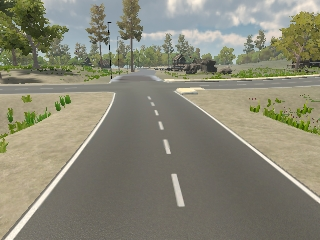
#> input picture lane.png, 320 x 240 px
$ python HoughLineTransform.py
#> lines starting #> are read from the running program, lines starting #| are printed output that depends on the picture; after the words box and inside, x2 and y2 are one past the last pixel; in counts of white or black regions, pixels touching at a corner belong together; long printed decimals are rounded
#> further down, img is the input picture: shape (240, 320, 3); mean B, G, R 117.5, 135.2, 136.6
import cv2 as cv
import numpy as np
import math
def hough_line_transform_demo():
    """
    https://aicurious.io/blog/2019-10-24-hough-transform-phat-hien-duong-thang
    https://docs.opencv.org/4.x/da/d22/tutorial_py_canny.html
    :return:
    """
    img = cv.imread("lane.png")
    img_clone = np.copy(img)
    cv.imshow("src",img)
    img_gray = cv.cvtColor(img,cv.COLOR_BGR2GRAY)
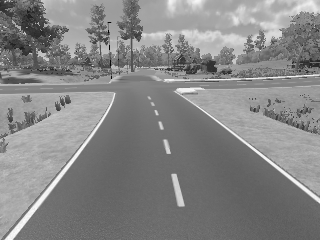
#> img_gray: shape (240, 320); min 4, max 252, mean 133.6
    #Bo loc canh Canny,
    #minVal: Quyet dinh khong phai la canh
    #MaxVal: Quyet dinh la canh
    #Giua min va max, dung ket noi canh de kiem tra
    edges = cv.Canny(img_gray,100,200)
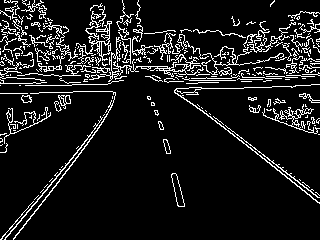
#> edges: shape (240, 320); 10.1% white in thin lines or dots
    cv.imshow("Canh",edges)
    cv.waitKey(0)
    lines = cv.HoughLines(edges,1,np.pi/180,110,None,0,0)
#> lines = 21 rows, first 8: [-37, 2.23], [-40, 2.23], [87, 1.54], [-43, 2.25], [-35, 2.22], [155, 0.646], [157, 0.663], [157, 0.698]

    #1: do phan giai cua p theo pixel
    #np.pi/180: Do phan giai cua theta theo do( 1 do)
    #150: Nguong dem de chap nhan cac diem thuoc canh
    #0,0: su dung hough nguyen ban, khong thay doi

    for i in range(0,len(lines)):
        #rho = x*cos(theta)+y*sin(theta)
        #rho = a*x + b*y
        #a*(x0-1000b)+b*(y0+1000*a)=rho
        print(lines[i])
        rho = lines[i][0][0]
        theta = lines[i][0][1]
        a = math.cos(theta)
        b = math.sin(theta)
        x0 = a*rho
        y0 = b*rho
        pt1 = (int(x0-1000*b),int(y0+1000*a))
        pt2 = (int(x0+1000*b),int(y0-1000*a))
        cv.line(img_clone,pt1,pt2,(0,0,255),1,cv.LINE_AA)
#> this loop made 21 passes
#> (rho, theta, a, b, x0, y0, pt1, pt2) on passes 1 to 10: (-37, 2.23, -0.616, 0.788, 22.78, -29.16, (-765, -644), (810, 586)), (-40, 2.23, -0.616, 0.788, 24.63, -31.52, (-763, -647), (812, 584)), (87, 1.54, 0.0349, 0.999, 3.04, 86.95, (-996, 121), (1002, 52)), (-43, 2.25, -0.629, 0.777, 27.06, -33.42, (-750, -662), (804, 595)), (-35, 2.22, -0.602, 0.799, 21.06, -27.95, (-777, -629), (819, 573)), (155, 0.646, 0.799, 0.602, 123.8, 93.28, (-478, 891), (725, -705)), (157, 0.663, 0.788, 0.616, 123.7, 96.66, (-491, 884), (739, -691)), (157, 0.698, 0.766, 0.643, 120.3, 100.9, (-522, 866), (763, -665)), (-29, 2.2, -0.588, 0.809, 17.05, -23.46, (-791, -611), (826, 564)), (72, 1.54, 0.0349, 0.999, 2.51, 71.96, (-996, 106), (1001, 37))
#| [[-37.          2.234]]
#| [[-40.          2.234]]
#| [[87.         1.536]]
#| [[-43.          2.251]]
#| [[-35.          2.217]]
#| [[155.          0.6458]]
#| [[157.          0.6632]]
#| [[157.          0.6981]]
#> (further printed lines are left out)
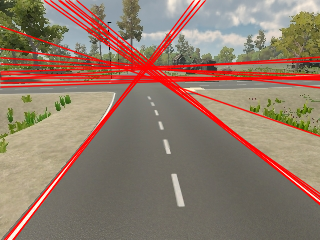
#> img_clone: shape (240, 320, 3); 14.68% of pixels changed, all inside (x1, y1, x2, y2) = (0, 0, 320, 240)
    cv.imshow("lines",img_clone)
    cv.waitKey(0)
    cv.destroyAllWindows()


win_name = "linesP"
img = cv.imread("lane.png")
def hough_lineP_transform_callback(val):
    img_clone = np.copy(img)
    img_gray = cv.cvtColor(img, cv.COLOR_BGR2GRAY)
    edges = cv.Canny(img_gray, 100, 200)
    threshold = cv.getTrackbarPos('threshold',win_name)
    minLinLength = cv.getTrackbarPos('minLinLength', win_name)
    maxLineGap = cv.getTrackbarPos('maxLineGap', win_name)
    linesP = cv.HoughLinesP(edges, 1, np.pi / 180, threshold, None, minLinLength, maxLineGap)
    # 1: do phan giai cua p theo pixel
    # np.pi/180: Do phan giai cua theta theo do( 1 do)
    # 150: Nguong dem de chap nhan cac diem thuoc canh
    # 0,0: su dung hough nguyen ban, khong thay doi

    if linesP is not None:
        for i in range(len(linesP)):
            l = linesP[i][0]
            cv.line(img_clone, (l[0], l[1]), (l[2], l[3]), (0, 0, 255), 1, cv.LINE_AA)
    cv.imshow("linesP", img_clone)
    cv.waitKey(1)

def hough_lineP_transform_demo():
    """
    https://aicurious.io/blog/2019-10-24-hough-transform-phat-hien-duong-thang
    https://docs.opencv.org/4.x/da/d22/tutorial_py_canny.html
    :return:
    """

    cv.imshow('src',img)
    cv.waitKey(1)

    cv.namedWindow(win_name)

    cv.createTrackbar('threshold',win_name,0,250,hough_lineP_transform_callback)
    cv.createTrackbar('minLinLength', win_name, 0, 100, hough_lineP_transform_callback)
    cv.createTrackbar('maxLineGap', win_name, 0, 200,hough_lineP_transform_callback)
    # Show some stuff
    # hough_lineP_transform_callback()
    cv.waitKey(0)
def main():
    hough_line_transform_demo()
    #hough_lineP_transform_demo()
main()

$ run again, with family.jpg saved as lane.png
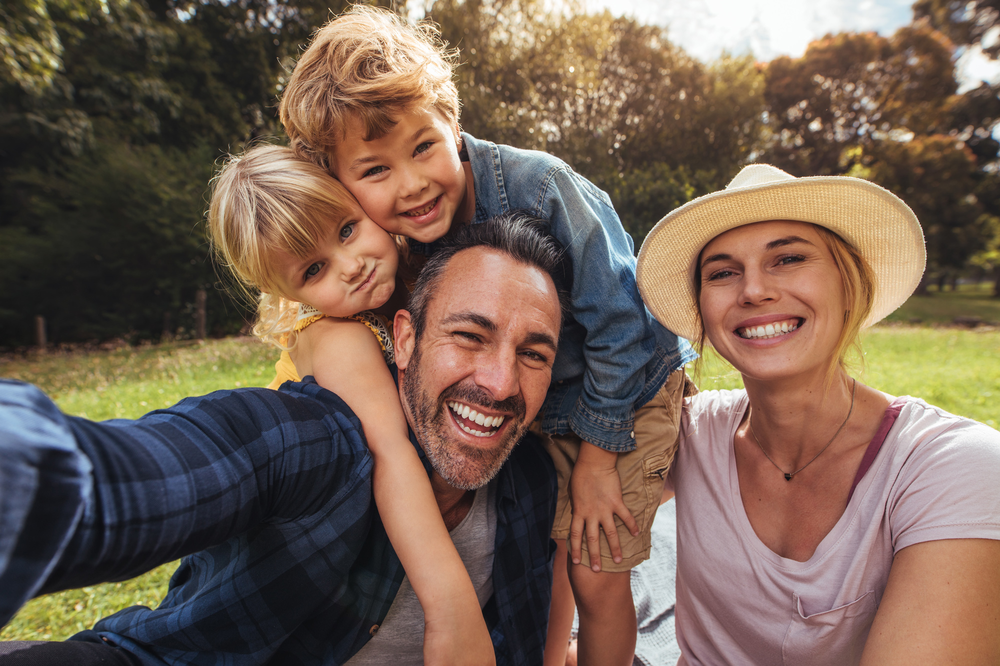
#> input picture family.jpg, 1000 x 666 px, shrunk from 2000 x 1333 before the run
#> img is the input picture: shape (666, 1000, 3); mean B, G, R 84.1, 98.3, 119
#> in hough_line_transform_demo, `edges = cv.Canny(img_gray,100,200)`:
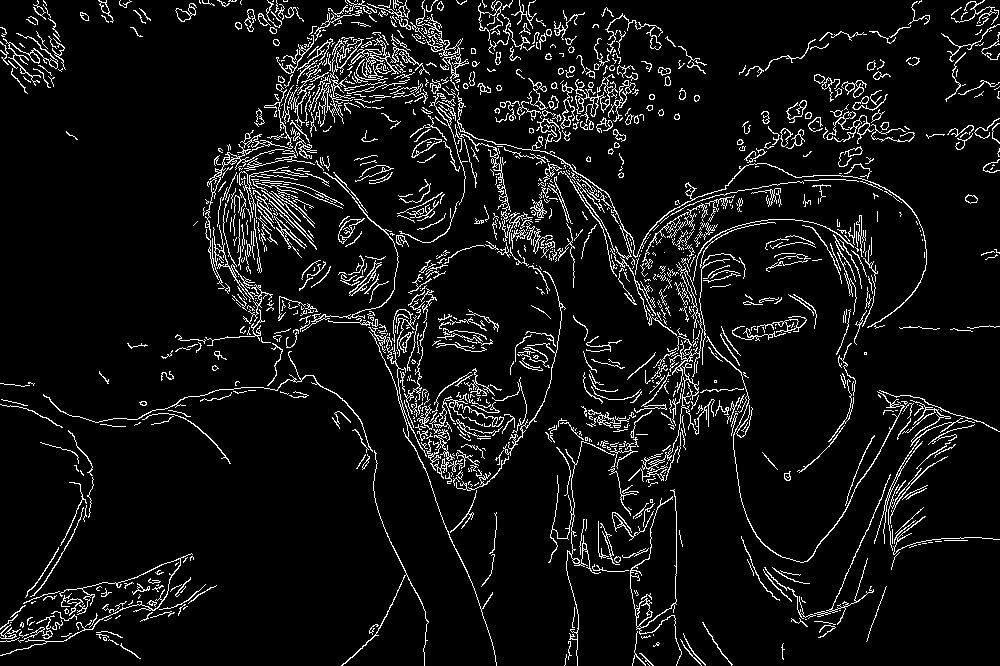
#> edges: shape (666, 1000); 7.3% white in thin lines or dots
#> lines = 2703 rows, first 8: [-49, 2.36], [-52, 2.36], [-279, 2.36], [-281, 2.36], [-218, 2.36], [345, 0.559], [-25, 2.36], [-274, 2.36]
#> the loop in hough_line_transform_demo, `for i in range(0,len(lines)):` made 2703 passes
#> (rho, theta, a, b, x0, y0, pt1, pt2) on passes 1 to 3: (-49, 2.36, -0.707, 0.707, 34.65, -34.65, (-672, -741), (741, 672)), (-52, 2.36, -0.707, 0.707, 36.77, -36.77, (-670, -743), (743, 670)), (-279, 2.36, -0.707, 0.707, 197.3, -197.3, (-509, -904), (904, 509))
#> (printed output is left out)
#> after the loop in hough_line_transform_demo, `for i in range(0,len(lines)):`:
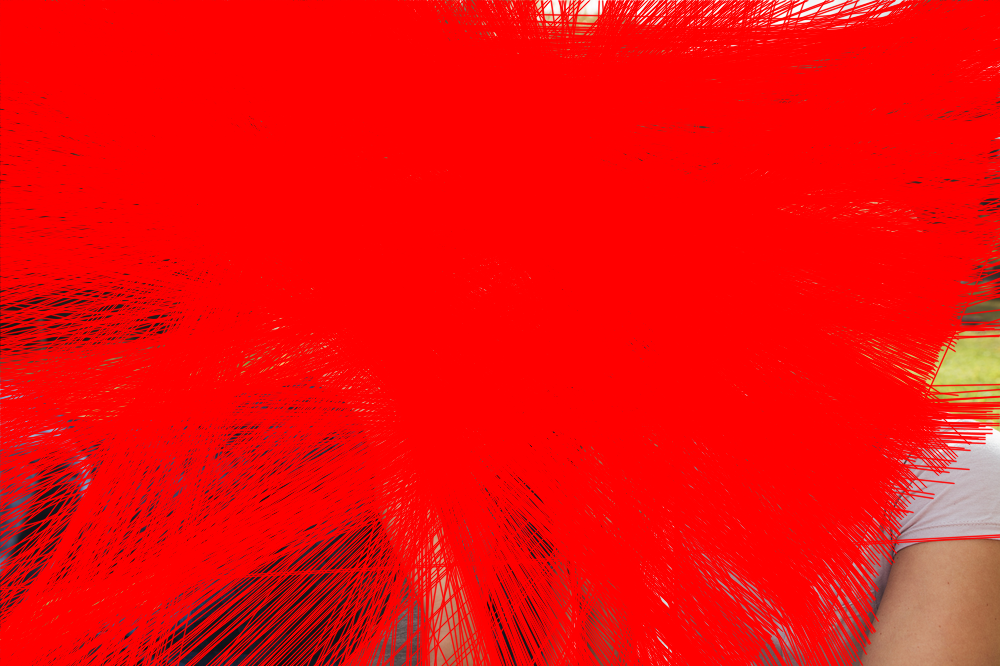
#> img_clone: shape (666, 1000, 3); mean B, G, R 10.4, 11.7, 241.2
